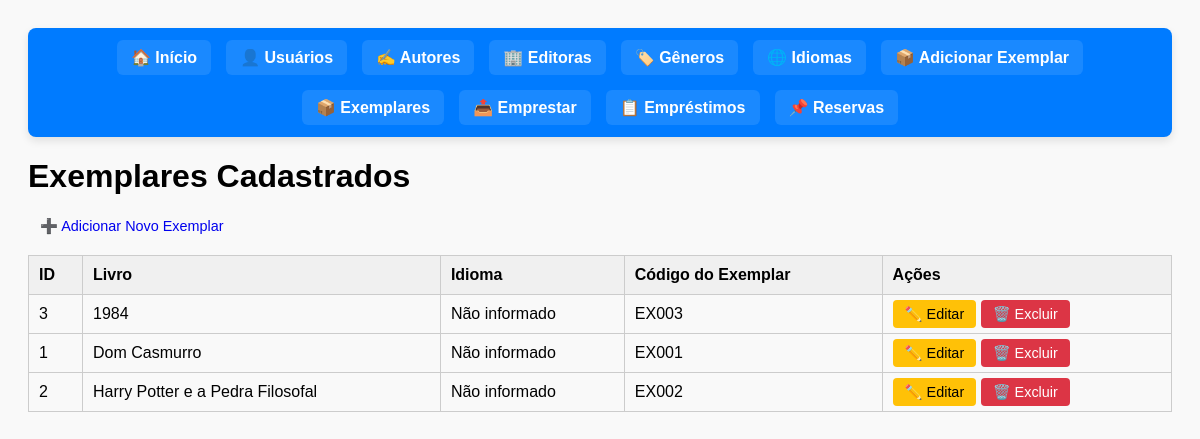
The page /listar_exemplares.php on the database its author committed.
### tables this page shows
CREATE TABLE `exemplares` (
  `id` int(11) NOT NULL,
  `id_livro` int(11) NOT NULL,
  `codigo_exemplar` varchar(50) NOT NULL,
  `disponibilidade` enum('disponível','emprestado') DEFAULT 'disponível',
  `status` enum('disponivel','emprestado') NOT NULL DEFAULT 'disponivel',
  `id_idioma` int(11) DEFAULT NULL
);

CREATE TABLE `livros` (
  `id` int(11) NOT NULL,
  `titulo` varchar(255) NOT NULL,
  `id_autor` int(11) DEFAULT NULL,
  `id_editora` int(11) DEFAULT NULL,
  `id_genero` int(11) DEFAULT NULL,
  `ano_publicacao` int(11) DEFAULT NULL,
  `isbn` varchar(20) DEFAULT NULL,
  `paginas` int(11) DEFAULT NULL,
  `data_cadastro` timestamp NOT NULL DEFAULT current_timestamp()
);

### listar_exemplares.php (the view, shortened to what this page needs)
<?php
require 'config.php';
$sql = "
    SELECT
        e.id,
        e.codigo_exemplar,
        l.titulo,
        i.nome AS idioma
    FROM exemplares e
    JOIN livros l ON e.id_livro = l.id
    LEFT JOIN idiomas i ON e.id_idioma = i.id
    ORDER BY l.titulo
";
$exemplares = $conn->query($sql);
?>
<!DOCTYPE html>
<html lang="pt-BR">
<head>
</head>
<body>
<?php include 'menu.php'; ?>
<h1>Exemplares Cadastrados</h1>
<p><a href="adicionar_exemplar.php" class="button">➕ Adicionar Novo Exemplar</a></p>
<table>
    <thead>
        <tr>
            <th>ID</th>
            <th>Livro</th>
            <th>Idioma</th>
            <th>Código do Exemplar</th>
            <th>Ações</th>
        </tr>
    </thead>
    <tbody>
        <?php if ($exemplares && $exemplares->num_rows > 0): ?>
            <?php while ($row = $exemplares->fetch_assoc()): ?>
                <tr>
                    <td><?= $row['id'] ?></td>
                    <td><?= htmlspecialchars($row['titulo']) ?></td>
                    <td><?= htmlspecialchars($row['idioma'] ?? 'Não informado') ?></td>
                    <td><?= htmlspecialchars($row['codigo_exemplar']) ?></td>
                    <td>
                        <a href="editar_exemplar.php?id=<?= $row['id'] ?>" class="button editar">✏️ Editar</a>
                        <a href="listar_exemplares.php?excluir=<?= $row['id'] ?>" class="button excluir" onclick="return confirm('Deseja excluir este exemplar?')">🗑️ Excluir</a>
                    </td>
                </tr>
            <?php endwhile; ?>
        <?php else: ?>
            <tr><td colspan="5" style="text-align:center;">Nenhum exemplar cadastrado.</td></tr>
        <?php endif; ?>
    </tbody>
</table>
</body>
</html>

### listar_exemplares.php (style rules this page uses)
body { font-family: Arial, sans-serif; padding: 20px; background-color: #f9f9f9; }
table { width: 100%; border-collapse: collapse; margin-top: 20px; }
th, td { border: 1px solid #ccc; padding: 10px; text-align: left; }
th { background-color: #f0f0f0; }
a.button { padding: 6px 12px; text-decoration: none; border-radius: 4px; font-size: 0.9em; }
a.editar { background-color: #ffc107; color: black; }
a.excluir { background-color: #dc3545; color: white; }

### rows shown on the page
exemplares: id "3", id_livro.titulo "1984", idioma "Não informado", codigo_exemplar "EX003"
exemplares: id "1", id_livro.titulo "Dom Casmurro", idioma "Não informado", codigo_exemplar "EX001"
exemplares: id "2", id_livro.titulo "Harry Potter e a Pedra Filosofal", idioma "Não informado", codigo_exemplar "EX002"
